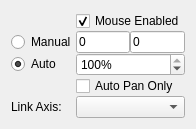
<?xml version="1.0" encoding="UTF-8"?>
<ui version="4.0">
 <class>Form</class>
 <widget class="QWidget" name="Form">
  <property name="geometry">
   <rect>
    <x>0</x>
    <y>0</y>
    <width>182</width>
    <height>120</height>
   </rect>
  </property>
  <property name="maximumSize">
   <size>
    <width>200</width>
    <height>16777215</height>
   </size>
  </property>
  <property name="windowTitle">
   <string>Form</string>
  </property>
  <layout class="QGridLayout" name="gridLayout">
   <property name="spacing">
    <number>0</number>
   </property>
   <item row="0" column="1" colspan="2">
    <widget class="QCheckBox" name="mouseCheck">
     <property name="text">
      <string>Mouse Enabled</string>
     </property>
     <property name="checked">
      <bool>true</bool>
     </property>
    </widget>
   </item>
   <item row="1" column="0">
    <widget class="QRadioButton" name="manualRadio">
     <property name="text">
      <string>Manual</string>
     </property>
    </widget>
   </item>
   <item row="1" column="1">
    <widget class="QLineEdit" name="minText">
     <property name="text">
      <string>0</string>
     </property>
    </widget>
   </item>
   <item row="1" column="2">
    <widget class="QLineEdit" name="maxText">
     <property name="text">
      <string>0</string>
     </property>
    </widget>
   </item>
   <item row="2" column="0">
    <widget class="QRadioButton" name="autoRadio">
     <property name="text">
      <string>Auto</string>
     </property>
     <property name="checked">
      <bool>true</bool>
     </property>
    </widget>
   </item>
   <item row="2" column="1" colspan="2">
    <widget class="QSpinBox" name="autoPercentSpin">
     <property name="enabled">
      <bool>true</bool>
     </property>
     <property name="suffix">
      <string>%</string>
     </property>
     <property name="minimum">
      <number>1</number>
     </property>
     <property name="maximum">
      <number>100</number>
     </property>
     <property name="singleStep">
      <number>1</number>
     </property>
     <property name="value">
      <number>100</number>
     </property>
    </widget>
   </item>
   <item row="3" column="1" colspan="2">
    <widget class="QCheckBox" name="autoPanCheck">
     <property name="text">
      <string>Auto Pan Only</string>
     </property>
    </widget>
   </item>
   <item row="4" column="1" colspan="2">
    <widget class="QComboBox" name="linkCombo">
     <property name="sizeAdjustPolicy">
      <enum>QComboBox::AdjustToContents</enum>
     </property>
    </widget>
   </item>
   <item row="4" column="0">
    <widget class="QLabel" name="label">
     <property name="text">
      <string>Link Axis:</string>
     </property>
    </widget>
   </item>
  </layout>
 </widget>
 <resources/>
 <connections/>
</ui>
